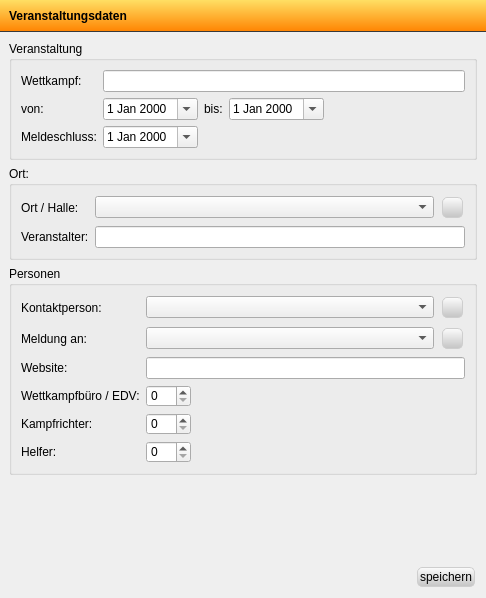
<?xml version="1.0" encoding="UTF-8"?>
<ui version="4.0">
 <class>EventDialog</class>
 <widget class="QDialog" name="EventDialog">
  <property name="geometry">
   <rect>
    <x>0</x>
    <y>0</y>
    <width>486</width>
    <height>598</height>
   </rect>
  </property>
  <property name="sizePolicy">
   <sizepolicy hsizetype="Preferred" vsizetype="Preferred">
    <horstretch>0</horstretch>
    <verstretch>0</verstretch>
   </sizepolicy>
  </property>
  <property name="windowTitle">
   <string>Turnfix - Veranstaltungsdaten</string>
  </property>
  <property name="windowIcon">
   <iconset resource="../resources/TurnFix.qrc">
    <normaloff>:/appicons/icon.png</normaloff>:/appicons/icon.png</iconset>
  </property>
  <property name="styleSheet">
   <string notr="true">QToolBar {
        border: 0;
        font-weight: bold;
        border-right:1px solid rgba(57, 57, 57, 255);
        spacing:0;
}
QToolBar:left {
        width:90px;
        background-color: qlineargradient(spread:pad, x1:0, y1:0, x2:1, y2:0, stop:0 rgba(57, 57, 57, 255), stop:1 rgba(130, 130, 130, 255));
}

QToolButton {
        width:110px;
        border:0;
        padding:1px;
        border-right:1px solid rgba(57, 57, 57, 255);
        border-top:1px solid qlineargradient(spread:pad, x1:0, y1:0, x2:1, y2:0, stop:0 rgba(57, 57, 57, 255), stop:1 rgba(130, 130, 130, 255));
        border-bottom:1px solid qlineargradient(spread:pad, x1:0, y1:0, x2:1, y2:0, stop:0 rgba(57, 57, 57, 255), stop:1 rgba(130, 130, 130, 255));
        color:white;
        font-weight:bold;
        font-size:10px;
}

QToolButton:checked, QToolButton:selected {
    color:#000000;
    background-color: qlineargradient(spread:pad, x1:0, y1:0, x2:1, y2:0, stop:0 rgba(196, 196, 196, 255), stop:1 rgba(252, 252, 252, 255));
        border-top:1px solid rgba(57, 57, 57, 255);
        border-bottom:1px solid rgba(57, 57, 57, 255);
}

QToolButton:disabled {
	color:#cccccc;
}

QWidget#sidebar {
        background-color: qlineargradient(spread:pad, x1:0, y1:0, x2:1, y2:0, stop:0 rgba(57, 57, 57, 255), stop:1 rgba(130, 130, 130, 255));
        border-right:1px solid rgba(57, 57, 57, 255);
}

QWidget#headerWidget {
        background-color: qlineargradient(spread:pad, x1:0, y1:1, x2:0, y2:0, stop:0 rgba(255, 131, 0, 255), stop:1 rgba(255, 223, 100, 255));
                border-bottom:1px solid rgba(57, 57, 57, 255);
}

QWidget#toolBar {
        background-color: qlineargradient(spread:pad, x1:0, y1:1, x2:0, y2:0, stop:0 rgba(57, 57, 57, 255), stop:1 rgba(180, 180, 180, 255));
}

QPushButton {
        background-color: qlineargradient(spread:pad, x1:0, y1:1, x2:0, y2:0, stop:0 rgba(196, 196, 196, 255), stop:1 rgba(252, 252, 252, 255));
        border:1px solid rgb(206, 206, 206);
        border-radius:5px;
        padding:2px;
		margin:2px;
}

QPushButton:pressed, QPushButton:hover {
        border: 1px solid rgb(255, 170, 0);
        background-color: qlineargradient(spread:pad, x1:0, y1:1, x2:0, y2:0, stop:0 rgba(255, 131, 0, 255), stop:1 rgba(255, 223, 100, 255));
}</string>
  </property>
  <layout class="QGridLayout" name="gridLayout">
   <property name="leftMargin">
    <number>0</number>
   </property>
   <property name="topMargin">
    <number>0</number>
   </property>
   <property name="rightMargin">
    <number>0</number>
   </property>
   <property name="bottomMargin">
    <number>0</number>
   </property>
   <property name="spacing">
    <number>0</number>
   </property>
   <item row="0" column="0" colspan="2">
    <widget class="QWidget" name="headerWidget" native="true">
     <layout class="QHBoxLayout" name="horizontalLayout">
      <item>
       <widget class="QLabel" name="headerLabel">
        <property name="font">
         <font>
          <weight>75</weight>
          <bold>true</bold>
         </font>
        </property>
        <property name="styleSheet">
         <string notr="true">color: #000000;</string>
        </property>
        <property name="text">
         <string>Veranstaltungsdaten</string>
        </property>
       </widget>
      </item>
     </layout>
    </widget>
   </item>
   <item row="1" column="0" rowspan="2">
    <widget class="QWidget" name="sidebar" native="true">
     <layout class="QHBoxLayout" name="horizontalLayout_2">
      <property name="leftMargin">
       <number>0</number>
      </property>
      <property name="topMargin">
       <number>0</number>
      </property>
      <property name="rightMargin">
       <number>0</number>
      </property>
      <property name="bottomMargin">
       <number>0</number>
      </property>
     </layout>
    </widget>
   </item>
   <item row="1" column="1">
    <widget class="QStackedWidget" name="stackedWidget">
     <property name="currentIndex">
      <number>0</number>
     </property>
     <widget class="QWidget" name="page_7">
      <layout class="QGridLayout" name="gridLayout_6">
       <item row="0" column="0">
        <widget class="QGroupBox" name="groupBox">
         <property name="sizePolicy">
          <sizepolicy hsizetype="Preferred" vsizetype="Fixed">
           <horstretch>0</horstretch>
           <verstretch>0</verstretch>
          </sizepolicy>
         </property>
         <property name="title">
          <string>Veranstaltung</string>
         </property>
         <layout class="QGridLayout" name="gridLayout_3">
          <item row="0" column="0">
           <widget class="QLabel" name="label">
            <property name="text">
             <string>Wettkampf:</string>
            </property>
           </widget>
          </item>
          <item row="1" column="0">
           <widget class="QLabel" name="label_2">
            <property name="text">
             <string>von:</string>
            </property>
           </widget>
          </item>
          <item row="2" column="0">
           <widget class="QLabel" name="label_4">
            <property name="text">
             <string>Meldeschluss:</string>
            </property>
           </widget>
          </item>
          <item row="0" column="1" colspan="4">
           <widget class="QLineEdit" name="txt_event"/>
          </item>
          <item row="1" column="1">
           <widget class="QDateEdit" name="dae_from">
            <property name="calendarPopup">
             <bool>true</bool>
            </property>
           </widget>
          </item>
          <item row="2" column="1">
           <widget class="QDateEdit" name="dae_ms">
            <property name="calendarPopup">
             <bool>true</bool>
            </property>
           </widget>
          </item>
          <item row="1" column="2">
           <widget class="QLabel" name="label_3">
            <property name="text">
             <string>bis:</string>
            </property>
           </widget>
          </item>
          <item row="1" column="3">
           <widget class="QDateEdit" name="dae_to">
            <property name="calendarPopup">
             <bool>true</bool>
            </property>
           </widget>
          </item>
          <item row="1" column="4">
           <spacer name="horizontalSpacer">
            <property name="orientation">
             <enum>Qt::Horizontal</enum>
            </property>
            <property name="sizeHint" stdset="0">
             <size>
              <width>40</width>
              <height>20</height>
             </size>
            </property>
           </spacer>
          </item>
         </layout>
        </widget>
       </item>
       <item row="1" column="0">
        <widget class="QGroupBox" name="groupBox_2">
         <property name="sizePolicy">
          <sizepolicy hsizetype="Preferred" vsizetype="Fixed">
           <horstretch>0</horstretch>
           <verstretch>0</verstretch>
          </sizepolicy>
         </property>
         <property name="title">
          <string>Ort:</string>
         </property>
         <layout class="QGridLayout" name="gridLayout_4">
          <item row="0" column="0">
           <widget class="QLabel" name="label_6">
            <property name="text">
             <string>Ort / Halle:</string>
            </property>
           </widget>
          </item>
          <item row="1" column="0">
           <widget class="QLabel" name="label_9">
            <property name="text">
             <string>Veranstalter:</string>
            </property>
           </widget>
          </item>
          <item row="1" column="1" colspan="2">
           <widget class="QLineEdit" name="txt_orga"/>
          </item>
          <item row="0" column="2">
           <widget class="QPushButton" name="but_addort">
            <property name="sizePolicy">
             <sizepolicy hsizetype="Fixed" vsizetype="Fixed">
              <horstretch>0</horstretch>
              <verstretch>0</verstretch>
             </sizepolicy>
            </property>
            <property name="minimumSize">
             <size>
              <width>25</width>
              <height>25</height>
             </size>
            </property>
            <property name="maximumSize">
             <size>
              <width>25</width>
              <height>25</height>
             </size>
            </property>
            <property name="text">
             <string/>
            </property>
            <property name="icon">
             <iconset resource="../resources/TurnFix.qrc">
              <normaloff>:/appicons/plus.png</normaloff>:/appicons/plus.png</iconset>
            </property>
            <property name="iconSize">
             <size>
              <width>15</width>
              <height>15</height>
             </size>
            </property>
           </widget>
          </item>
          <item row="0" column="1">
           <widget class="QComboBox" name="cmb_locations">
            <property name="sizePolicy">
             <sizepolicy hsizetype="Expanding" vsizetype="Fixed">
              <horstretch>0</horstretch>
              <verstretch>0</verstretch>
             </sizepolicy>
            </property>
           </widget>
          </item>
         </layout>
        </widget>
       </item>
       <item row="2" column="0">
        <widget class="QGroupBox" name="groupBox_3">
         <property name="sizePolicy">
          <sizepolicy hsizetype="Preferred" vsizetype="Fixed">
           <horstretch>0</horstretch>
           <verstretch>0</verstretch>
          </sizepolicy>
         </property>
         <property name="title">
          <string>Personen</string>
         </property>
         <layout class="QGridLayout" name="gridLayout_5">
          <item row="3" column="0">
           <widget class="QLabel" name="label_11">
            <property name="text">
             <string>Wettkampfbüro / EDV:</string>
            </property>
           </widget>
          </item>
          <item row="4" column="0">
           <widget class="QLabel" name="label_12">
            <property name="sizePolicy">
             <sizepolicy hsizetype="Fixed" vsizetype="Preferred">
              <horstretch>0</horstretch>
              <verstretch>0</verstretch>
             </sizepolicy>
            </property>
            <property name="text">
             <string>Kampfrichter:</string>
            </property>
           </widget>
          </item>
          <item row="5" column="0">
           <widget class="QLabel" name="label_13">
            <property name="text">
             <string>Helfer:</string>
            </property>
           </widget>
          </item>
          <item row="3" column="1">
           <widget class="QSpinBox" name="sbx_edv">
            <property name="sizePolicy">
             <sizepolicy hsizetype="Fixed" vsizetype="Fixed">
              <horstretch>0</horstretch>
              <verstretch>0</verstretch>
             </sizepolicy>
            </property>
            <property name="minimumSize">
             <size>
              <width>45</width>
              <height>0</height>
             </size>
            </property>
            <property name="maximumSize">
             <size>
              <width>45</width>
              <height>16777215</height>
             </size>
            </property>
           </widget>
          </item>
          <item row="4" column="1">
           <widget class="QSpinBox" name="sbx_ref">
            <property name="sizePolicy">
             <sizepolicy hsizetype="Fixed" vsizetype="Fixed">
              <horstretch>0</horstretch>
              <verstretch>0</verstretch>
             </sizepolicy>
            </property>
            <property name="minimumSize">
             <size>
              <width>45</width>
              <height>0</height>
             </size>
            </property>
            <property name="maximumSize">
             <size>
              <width>45</width>
              <height>16777215</height>
             </size>
            </property>
           </widget>
          </item>
          <item row="5" column="1">
           <widget class="QSpinBox" name="sbx_volu">
            <property name="sizePolicy">
             <sizepolicy hsizetype="Fixed" vsizetype="Fixed">
              <horstretch>0</horstretch>
              <verstretch>0</verstretch>
             </sizepolicy>
            </property>
            <property name="minimumSize">
             <size>
              <width>45</width>
              <height>0</height>
             </size>
            </property>
            <property name="maximumSize">
             <size>
              <width>45</width>
              <height>16777215</height>
             </size>
            </property>
           </widget>
          </item>
          <item row="3" column="2" colspan="2">
           <spacer name="horizontalSpacer_2">
            <property name="orientation">
             <enum>Qt::Horizontal</enum>
            </property>
            <property name="sizeHint" stdset="0">
             <size>
              <width>40</width>
              <height>20</height>
             </size>
            </property>
           </spacer>
          </item>
          <item row="0" column="0">
           <widget class="QLabel" name="label_5">
            <property name="sizePolicy">
             <sizepolicy hsizetype="Fixed" vsizetype="Preferred">
              <horstretch>0</horstretch>
              <verstretch>0</verstretch>
             </sizepolicy>
            </property>
            <property name="text">
             <string>Kontaktperson:</string>
            </property>
           </widget>
          </item>
          <item row="1" column="0">
           <widget class="QLabel" name="label_7">
            <property name="text">
             <string>Meldung an:</string>
            </property>
           </widget>
          </item>
          <item row="0" column="1" colspan="2">
           <widget class="QComboBox" name="cmb_eventContact"/>
          </item>
          <item row="1" column="1" colspan="2">
           <widget class="QComboBox" name="cmb_registrationContact"/>
          </item>
          <item row="0" column="3">
           <widget class="QPushButton" name="but_addp">
            <property name="sizePolicy">
             <sizepolicy hsizetype="Fixed" vsizetype="Fixed">
              <horstretch>0</horstretch>
              <verstretch>0</verstretch>
             </sizepolicy>
            </property>
            <property name="minimumSize">
             <size>
              <width>25</width>
              <height>25</height>
             </size>
            </property>
            <property name="maximumSize">
             <size>
              <width>25</width>
              <height>25</height>
             </size>
            </property>
            <property name="text">
             <string/>
            </property>
            <property name="icon">
             <iconset resource="../resources/TurnFix.qrc">
              <normaloff>:/appicons/plus.png</normaloff>:/appicons/plus.png</iconset>
            </property>
            <property name="iconSize">
             <size>
              <width>15</width>
              <height>15</height>
             </size>
            </property>
           </widget>
          </item>
          <item row="1" column="3">
           <widget class="QPushButton" name="but_addp2">
            <property name="sizePolicy">
             <sizepolicy hsizetype="Fixed" vsizetype="Fixed">
              <horstretch>0</horstretch>
              <verstretch>0</verstretch>
             </sizepolicy>
            </property>
            <property name="minimumSize">
             <size>
              <width>25</width>
              <height>25</height>
             </size>
            </property>
            <property name="maximumSize">
             <size>
              <width>25</width>
              <height>25</height>
             </size>
            </property>
            <property name="text">
             <string/>
            </property>
            <property name="icon">
             <iconset resource="../resources/TurnFix.qrc">
              <normaloff>:/appicons/plus.png</normaloff>:/appicons/plus.png</iconset>
            </property>
            <property name="iconSize">
             <size>
              <width>15</width>
              <height>15</height>
             </size>
            </property>
           </widget>
          </item>
          <item row="2" column="0">
           <widget class="QLabel" name="label_8">
            <property name="sizePolicy">
             <sizepolicy hsizetype="Fixed" vsizetype="Preferred">
              <horstretch>0</horstretch>
              <verstretch>0</verstretch>
             </sizepolicy>
            </property>
            <property name="text">
             <string>Website:</string>
            </property>
           </widget>
          </item>
          <item row="2" column="1" colspan="3">
           <widget class="QLineEdit" name="txt_web"/>
          </item>
         </layout>
        </widget>
       </item>
       <item row="3" column="0">
        <spacer name="verticalSpacer_3">
         <property name="orientation">
          <enum>Qt::Vertical</enum>
         </property>
         <property name="sizeHint" stdset="0">
          <size>
           <width>20</width>
           <height>30</height>
          </size>
         </property>
        </spacer>
       </item>
      </layout>
     </widget>
     <widget class="QWidget" name="page_8">
      <layout class="QGridLayout" name="gridLayout_7">
       <item row="0" column="0">
        <widget class="QToolBox" name="txt_refs">
         <property name="sizePolicy">
          <sizepolicy hsizetype="Preferred" vsizetype="Expanding">
           <horstretch>0</horstretch>
           <verstretch>0</verstretch>
          </sizepolicy>
         </property>
         <property name="currentIndex">
          <number>0</number>
         </property>
         <widget class="QWidget" name="page">
          <property name="geometry">
           <rect>
            <x>0</x>
            <y>0</y>
            <width>294</width>
            <height>293</height>
           </rect>
          </property>
          <attribute name="label">
           <string>Meldung / Meldegeld</string>
          </attribute>
          <layout class="QGridLayout" name="gridLayout_14">
           <property name="leftMargin">
            <number>0</number>
           </property>
           <property name="topMargin">
            <number>5</number>
           </property>
           <property name="rightMargin">
            <number>0</number>
           </property>
           <property name="bottomMargin">
            <number>5</number>
           </property>
           <item row="0" column="0">
            <widget class="QLabel" name="label_27">
             <property name="text">
              <string>Meldegeld</string>
             </property>
            </widget>
           </item>
           <item row="2" column="0" colspan="3">
            <widget class="QCheckBox" name="chk_nostart">
             <property name="text">
              <string>Meldegeld auch bei Nichtantritt fällig</string>
             </property>
            </widget>
           </item>
           <item row="3" column="0" colspan="3">
            <widget class="QCheckBox" name="chk_rereg">
             <property name="text">
              <string>Ummeldungen sind nach Meldeschluss möglich</string>
             </property>
            </widget>
           </item>
           <item row="4" column="0" colspan="3">
            <widget class="QCheckBox" name="chk_postreg">
             <property name="text">
              <string>Nachmeldungen sind möglich</string>
             </property>
            </widget>
           </item>
           <item row="5" column="0">
            <widget class="QLabel" name="label_28">
             <property name="text">
              <string>zusätzliche Nachmeldegebühr</string>
             </property>
            </widget>
           </item>
           <item row="6" column="0">
            <widget class="QLabel" name="label_29">
             <property name="text">
              <string>Zusatztext &quot;Meldung an&quot;</string>
             </property>
             <property name="alignment">
              <set>Qt::AlignLeading|Qt::AlignLeft|Qt::AlignTop</set>
             </property>
            </widget>
           </item>
           <item row="0" column="1">
            <widget class="QDoubleSpinBox" name="dsb_money">
             <property name="sizePolicy">
              <sizepolicy hsizetype="Fixed" vsizetype="Fixed">
               <horstretch>0</horstretch>
               <verstretch>0</verstretch>
              </sizepolicy>
             </property>
             <property name="minimumSize">
              <size>
               <width>60</width>
               <height>0</height>
              </size>
             </property>
             <property name="maximumSize">
              <size>
               <width>60</width>
               <height>16777215</height>
              </size>
             </property>
            </widget>
           </item>
           <item row="5" column="1">
            <widget class="QDoubleSpinBox" name="dsb_postmoney">
             <property name="sizePolicy">
              <sizepolicy hsizetype="Fixed" vsizetype="Fixed">
               <horstretch>0</horstretch>
               <verstretch>0</verstretch>
              </sizepolicy>
             </property>
             <property name="minimumSize">
              <size>
               <width>60</width>
               <height>0</height>
              </size>
             </property>
             <property name="maximumSize">
              <size>
               <width>60</width>
               <height>16777215</height>
              </size>
             </property>
            </widget>
           </item>
           <item row="6" column="1" colspan="2">
            <widget class="QTextEdit" name="txt_regtext"/>
           </item>
           <item row="8" column="0">
            <widget class="QLabel" name="label_10">
             <property name="text">
              <string>Meldegeldkonto:</string>
             </property>
            </widget>
           </item>
           <item row="8" column="1">
            <widget class="QComboBox" name="cmb_account">
             <property name="sizePolicy">
              <sizepolicy hsizetype="Expanding" vsizetype="Fixed">
               <horstretch>0</horstretch>
               <verstretch>0</verstretch>
              </sizepolicy>
             </property>
            </widget>
           </item>
           <item row="8" column="2">
            <widget class="QPushButton" name="but_addacc">
             <property name="sizePolicy">
              <sizepolicy hsizetype="Fixed" vsizetype="Fixed">
               <horstretch>0</horstretch>
               <verstretch>0</verstretch>
              </sizepolicy>
             </property>
             <property name="minimumSize">
              <size>
               <width>25</width>
               <height>25</height>
              </size>
             </property>
             <property name="maximumSize">
              <size>
               <width>25</width>
               <height>25</height>
              </size>
             </property>
             <property name="text">
              <string/>
             </property>
             <property name="icon">
              <iconset resource="../resources/TurnFix.qrc">
               <normaloff>:/appicons/plus.png</normaloff>:/appicons/plus.png</iconset>
             </property>
             <property name="iconSize">
              <size>
               <width>15</width>
               <height>15</height>
              </size>
             </property>
            </widget>
           </item>
           <item row="9" column="0">
            <widget class="QLabel" name="label_14">
             <property name="text">
              <string>Verwendungszweck:</string>
             </property>
            </widget>
           </item>
           <item row="9" column="1" colspan="2">
            <widget class="QLineEdit" name="txt_zweck"/>
           </item>
          </layout>
         </widget>
         <widget class="QWidget" name="page_6">
          <property name="geometry">
           <rect>
            <x>0</x>
            <y>0</y>
            <width>92</width>
            <height>103</height>
           </rect>
          </property>
          <attribute name="label">
           <string>Startberechtigungsnachweis</string>
          </attribute>
          <layout class="QGridLayout" name="gridLayout_15">
           <property name="leftMargin">
            <number>5</number>
           </property>
           <property name="rightMargin">
            <number>0</number>
           </property>
           <property name="bottomMargin">
            <number>5</number>
           </property>
           <item row="0" column="0">
            <widget class="QTextEdit" name="txt_startproof"/>
           </item>
          </layout>
         </widget>
         <widget class="QWidget" name="page_2">
          <property name="geometry">
           <rect>
            <x>0</x>
            <y>0</y>
            <width>87</width>
            <height>97</height>
           </rect>
          </property>
          <attribute name="label">
           <string>Teilnahmebedingungen</string>
          </attribute>
          <layout class="QGridLayout" name="gridLayout_10">
           <property name="leftMargin">
            <number>0</number>
           </property>
           <property name="topMargin">
            <number>5</number>
           </property>
           <property name="rightMargin">
            <number>0</number>
           </property>
           <property name="bottomMargin">
            <number>5</number>
           </property>
           <item row="0" column="0">
            <widget class="QTextEdit" name="txt_requirements"/>
           </item>
          </layout>
         </widget>
         <widget class="QWidget" name="page_3">
          <property name="geometry">
           <rect>
            <x>0</x>
            <y>0</y>
            <width>87</width>
            <height>97</height>
           </rect>
          </property>
          <attribute name="label">
           <string>Siegerauszeichnung</string>
          </attribute>
          <layout class="QGridLayout" name="gridLayout_11">
           <property name="leftMargin">
            <number>0</number>
           </property>
           <property name="topMargin">
            <number>5</number>
           </property>
           <property name="rightMargin">
            <number>0</number>
           </property>
           <property name="bottomMargin">
            <number>5</number>
           </property>
           <item row="0" column="0">
            <widget class="QTextEdit" name="txt_certificate"/>
           </item>
          </layout>
         </widget>
         <widget class="QWidget" name="page_4">
          <property name="geometry">
           <rect>
            <x>0</x>
            <y>0</y>
            <width>87</width>
            <height>97</height>
           </rect>
          </property>
          <attribute name="label">
           <string>Kampfrichter/innen</string>
          </attribute>
          <layout class="QGridLayout" name="gridLayout_12">
           <property name="leftMargin">
            <number>0</number>
           </property>
           <property name="topMargin">
            <number>5</number>
           </property>
           <property name="rightMargin">
            <number>0</number>
           </property>
           <property name="bottomMargin">
            <number>5</number>
           </property>
           <item row="0" column="0">
            <widget class="QTextEdit" name="txt_ref"/>
           </item>
          </layout>
         </widget>
         <widget class="QWidget" name="page_5">
          <property name="geometry">
           <rect>
            <x>0</x>
            <y>0</y>
            <width>87</width>
            <height>97</height>
           </rect>
          </property>
          <attribute name="label">
           <string>sonstige Hinweise</string>
          </attribute>
          <layout class="QGridLayout" name="gridLayout_13">
           <property name="leftMargin">
            <number>0</number>
           </property>
           <property name="topMargin">
            <number>5</number>
           </property>
           <property name="rightMargin">
            <number>0</number>
           </property>
           <property name="bottomMargin">
            <number>5</number>
           </property>
           <item row="0" column="0">
            <widget class="QTextEdit" name="txt_misc"/>
           </item>
          </layout>
         </widget>
        </widget>
       </item>
      </layout>
     </widget>
     <widget class="QWidget" name="page_9">
      <layout class="QGridLayout" name="gridLayout_8">
       <item row="0" column="0">
        <widget class="QGroupBox" name="gbx_round">
         <property name="title">
          <string>Rundenwettkampf</string>
         </property>
         <property name="checkable">
          <bool>true</bool>
         </property>
         <property name="checked">
          <bool>false</bool>
         </property>
         <layout class="QGridLayout" name="gridLayout_18">
          <item row="0" column="0">
           <widget class="QLabel" name="label_35">
            <property name="text">
             <string>Runde:</string>
            </property>
           </widget>
          </item>
          <item row="1" column="0">
           <widget class="QLabel" name="label_36">
            <property name="text">
             <string>Hauptwettkampf:</string>
            </property>
           </widget>
          </item>
          <item row="0" column="1">
           <widget class="QSpinBox" name="sbx_round">
            <property name="sizePolicy">
             <sizepolicy hsizetype="Fixed" vsizetype="Fixed">
              <horstretch>0</horstretch>
              <verstretch>0</verstretch>
             </sizepolicy>
            </property>
            <property name="minimumSize">
             <size>
              <width>50</width>
              <height>0</height>
             </size>
            </property>
            <property name="maximumSize">
             <size>
              <width>50</width>
              <height>16777215</height>
             </size>
            </property>
            <property name="minimum">
             <number>1</number>
            </property>
           </widget>
          </item>
          <item row="1" column="1">
           <widget class="QComboBox" name="cmb_mainround">
            <property name="sizePolicy">
             <sizepolicy hsizetype="Expanding" vsizetype="Fixed">
              <horstretch>0</horstretch>
              <verstretch>0</verstretch>
             </sizepolicy>
            </property>
           </widget>
          </item>
         </layout>
        </widget>
       </item>
       <item row="1" column="0">
        <widget class="QLabel" name="label_37">
         <property name="text">
          <string>Hauptwettkampf muss Runde 1 sein!</string>
         </property>
        </widget>
       </item>
       <item row="3" column="0">
        <spacer name="verticalSpacer">
         <property name="orientation">
          <enum>Qt::Vertical</enum>
         </property>
         <property name="sizeHint" stdset="0">
          <size>
           <width>20</width>
           <height>359</height>
          </size>
         </property>
        </spacer>
       </item>
       <item row="2" column="0">
        <widget class="QLabel" name="label_16">
         <property name="text">
          <string>Rundenwettkämpfe sind nur für Mannschaftswettkämpfe möglich.</string>
         </property>
        </widget>
       </item>
      </layout>
     </widget>
    </widget>
   </item>
   <item row="2" column="1">
    <widget class="QWidget" name="widget_3" native="true">
     <layout class="QHBoxLayout" name="horizontalLayout_3">
      <property name="topMargin">
       <number>0</number>
      </property>
      <item>
       <spacer name="horizontalSpacer_3">
        <property name="orientation">
         <enum>Qt::Horizontal</enum>
        </property>
        <property name="sizeHint" stdset="0">
         <size>
          <width>40</width>
          <height>20</height>
         </size>
        </property>
       </spacer>
      </item>
      <item>
       <widget class="QPushButton" name="but_save">
        <property name="sizePolicy">
         <sizepolicy hsizetype="Fixed" vsizetype="Fixed">
          <horstretch>0</horstretch>
          <verstretch>0</verstretch>
         </sizepolicy>
        </property>
        <property name="layoutDirection">
         <enum>Qt::RightToLeft</enum>
        </property>
        <property name="text">
         <string>speichern</string>
        </property>
       </widget>
      </item>
     </layout>
    </widget>
   </item>
  </layout>
  <action name="act_event">
   <property name="checkable">
    <bool>true</bool>
   </property>
   <property name="icon">
    <iconset resource="../resources/TurnFix.qrc">
     <normaloff>:/appicons/misc.png</normaloff>:/appicons/misc.png</iconset>
   </property>
   <property name="text">
    <string>Allgemein</string>
   </property>
  </action>
  <action name="act_aus">
   <property name="checkable">
    <bool>true</bool>
   </property>
   <property name="icon">
    <iconset resource="../resources/TurnFix.qrc">
     <normaloff>:/appicons/layout.png</normaloff>:/appicons/layout.png</iconset>
   </property>
   <property name="text">
    <string>Ausschreibung</string>
   </property>
  </action>
  <action name="act_round">
   <property name="checkable">
    <bool>true</bool>
   </property>
   <property name="icon">
    <iconset resource="../resources/TurnFix.qrc">
     <normaloff>:/appicons/round.png</normaloff>:/appicons/round.png</iconset>
   </property>
   <property name="text">
    <string>Rundenwettkampf</string>
   </property>
  </action>
 </widget>
 <resources>
  <include location="../resources/TurnFix.qrc"/>
 </resources>
 <connections/>
</ui>
